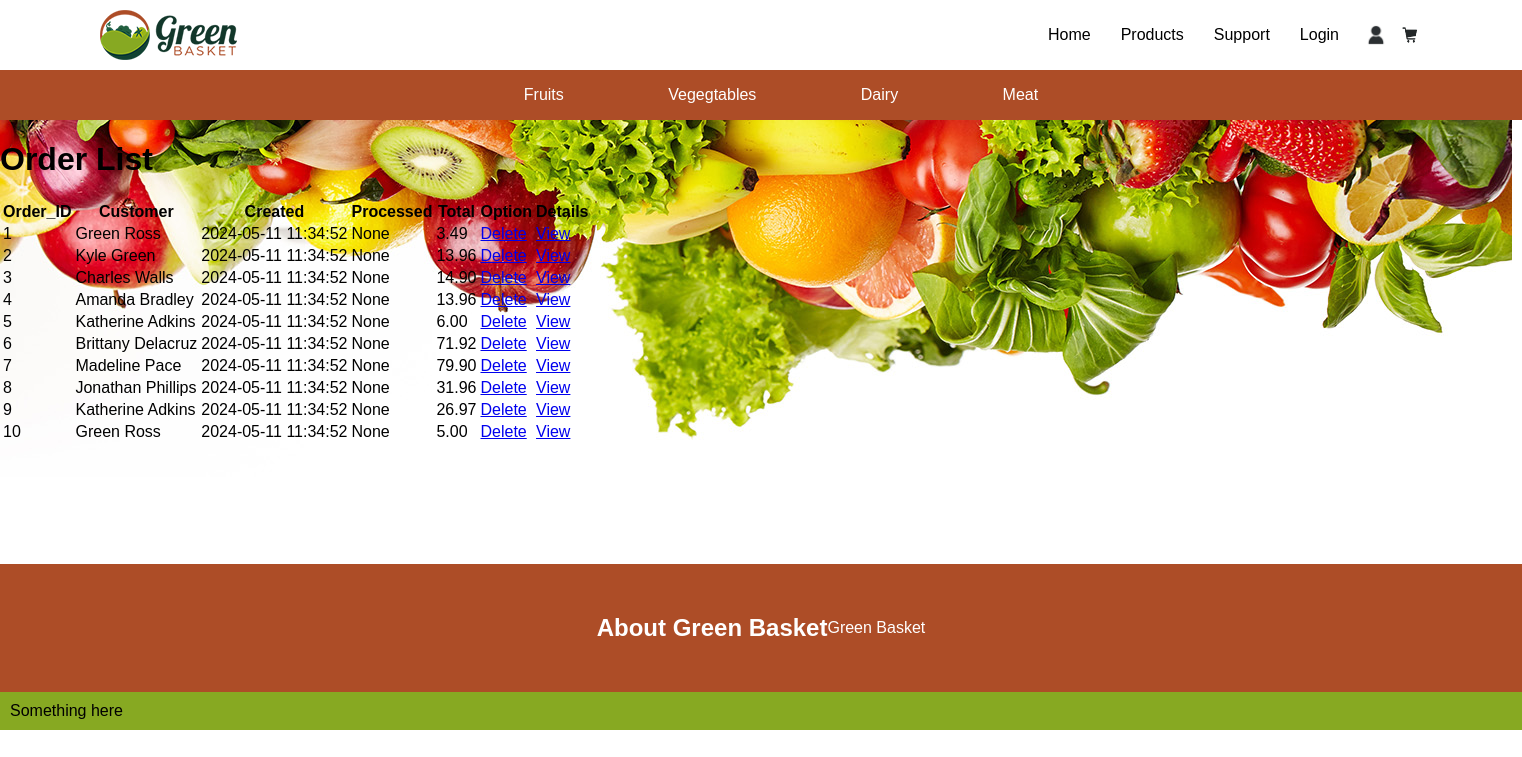
Screenshot of /orders/ with the database file from the repository.
### models.py (models this page shows, shortened)
class Order(db.Model):
    id = mapped_column(Integer, primary_key=True)
    user_id = mapped_column(Integer, ForeignKey(User.id), nullable=False)
    user = relationship("User", back_populates="orders")
    total = mapped_column(Numeric, nullable=False, default=0)
    item = relationship("ProductOrder", back_populates="order", cascade="all, delete-orphan")
    created = mapped_column(DateTime(timezone=True), default=datetime.now().replace(microsecond=0))
    processed = mapped_column(DateTime(timezone=True), nullable=True)
    strategy = mapped_column(String(20))  # Add a column to store the strategy used

class User( UserMixin, db.Model):
    id = mapped_column(Integer, primary_key=True)
    name = mapped_column(String(200), nullable=False)
    phone = mapped_column(String(20), nullable=True)
    orders = relationship("Order", back_populates="user", cascade="all, delete-orphan")
    email =  mapped_column(String(200), nullable=True)
    password = mapped_column(String(200), nullable=True)
    is_admin = mapped_column(Boolean, default=False)

### routes/orders.py (the view)
@orders_bp.route('/')
def orders():
    orders = Order.query.all()
    return render_template('admin/orders.html', orders=orders)

### templates/admin/orders.html
{% extends "base.html" %}
{% block content %}
<h1>Order List</h1>
<table>
    <thead>
        <tr>
            <th>Order_ID</th>
            <th>Customer</th>
            <th>Created</th>
            <th>Processed</th>
            <th>Total</th>
            <th>Option</th>
            <th>Details</th>
        </tr>
    </thead>
    <tbody>
        {% for order in orders %}
        <tr>
            <td>{{ order.id }}</td>
            <td>{{ order.user.name }}</td>
            <td>{{ order.created }}</td>
            <td>{{ order.processed }}</td>
            <td>{{ order.total|round(2) }}</td>
            <td>
                <a href="/orders/{{order.id}}/delete" class="btn"
                    onclick="return confirm('Are you sure to delete?')">Delete</a>
            </td>
            <td><a href="{{ url_for('orders.order_detail', order_id=order.id) }}" class="btn">View</a>
            </td>
        </tr>
        {% endfor %}
    </tbody>
</table>
{% endblock %}

### static/css/style.css (style rules this page uses)
* { box-sizing: border-box; }
body, html { margin: 0; padding: 0; font-family: Arial, sans-serif; }

### rows the page displays
Order: id "1", user.name "Green Ross", created "2024-05-11 11:34:52", processed "None", total "3.49"
Order: id "2", user.name "Kyle Green", created "2024-05-11 11:34:52", processed "None", total "13.96"
Order: id "3", user.name "Charles Walls", created "2024-05-11 11:34:52", processed "None", total "14.90"
Order: id "4", user.name "Amanda Bradley", created "2024-05-11 11:34:52", processed "None", total "13.96"
Order: id "5", user.name "Katherine Adkins", created "2024-05-11 11:34:52", processed "None", total "6.00"
Order: id "6", user.name "Brittany Delacruz", created "2024-05-11 11:34:52", processed "None", total "71.92"
Order: id "7", user.name "Madeline Pace", created "2024-05-11 11:34:52", processed "None", total "79.90"
Order: id "8", user.name "Jonathan Phillips", created "2024-05-11 11:34:52", processed "None", total "31.96"
Order: id "9", user.name "Katherine Adkins", created "2024-05-11 11:34:52", processed "None", total "26.97"
Order: id "10", user.name "Green Ross", created "2024-05-11 11:34:52", processed "None", total "5.00"
